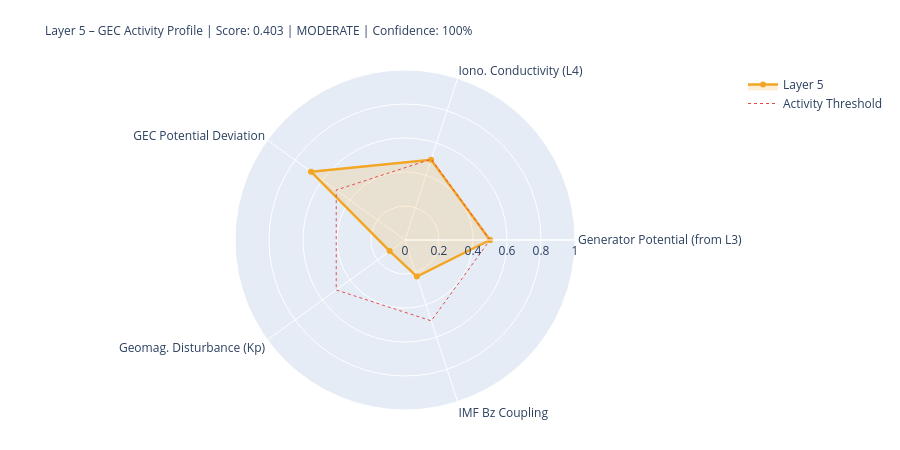

The notebook cell saved with this chart:
### Markdown cell above
---
## 5. State Assessment & Handoff to Layer 6

### Code cell
# ============================================================
# LAYER-5-SCORE
# ============================================================

# Components
# 1) Generator activity (Layer-3-driven)
gen_score = norm(generator_strength, 0.3, 2.0)
gen_src   = 'from_layer3' if l3_thunder_score is not None else 'estimated'

# 2) Ionospheric conductivity (Layer-4-driven)
iono_score = norm(iono_cond_factor, 0.7, 1.4)
iono_src   = 'from_layer4' if l4_ioniz is not None else 'estimated'

# 3) GEC potential deviation from reference
pot_score = norm(abs(delta_V_pct), 0, 30)  # 0 = at reference, 1 = 30% deviation
pot_src   = 'derived'

# 4) Geomagnetic disturbance (Kp) – modulates vertical currents
kp_score = norm(kp_val, 0, 9)
kp_src   = 'primary' if kp_now is not None else 'from_layer4'

# 5) IMF Bz coupling (southward = stronger M-I coupling → GEC influence)
bz_score = norm(-(bz_now or 0), -5, 30) if bz_now is not None else None
bz_src   = 'primary' if bz_now is not None else 'missing'

COMPONENTS = {
    'Generator Potential (from L3)':  {'score': gen_score,   'source': 'derived_from_layer3', 'dynamic': True},
    'Iono. Conductivity (L4)':      {'score': iono_score,  'source': iono_src, 'dynamic': True},
    'GEC Potential Deviation':      {'score': pot_score,   'source': pot_src,  'dynamic': True},
    'Geomag. Disturbance (Kp)':         {'score': kp_score,    'source': kp_src,   'dynamic': True},
    'IMF Bz Coupling':               {'score': bz_score,    'source': bz_src,   'dynamic': True},
}

available   = {k: v['score'] for k, v in COMPONENTS.items() if v['score'] is not None}
unavailable = [k for k, v in COMPONENTS.items() if v['score'] is None]
layer5_score = round(sum(available.values()) / len(available), 4) if available else None
confidence   = round(len(available) / len(COMPONENTS), 2)
level = ('unknown' if layer5_score is None
         else 'quiet'   if layer5_score < 0.3
         else 'moderate' if layer5_score < 0.6
         else 'active')
dominant_l5 = max(available, key=available.get) if available else 'none'

# Kp consistency: separate 1-min raw value from score value
kp_1m_raw   = kp_now          # directly from API (can be 0.0 during live measurement)
kp_for_score = kp_val          # from Layer-0 context or estimated value if needed
kp_score_src = kp_src

W = 68
print('=' * W)
print('LAYER 5 – GLOBAL ELECTRIC CIRCUIT – STATE ASSESSMENT')
print('=' * W)
for name, comp in COMPONENTS.items():
    s = comp['score']
    if s is not None:
        bar = '█' * int(s*20) + '░' * (20-int(s*20))
        print(f'  {name:<34} {bar}  {s:.3f}  [{comp["source"]}]')
    else:
        print(f'  {name:<34} {"─"*20}  n/a   [missing]')
print('-' * W)
print(f'  Score:         {layer5_score:.3f}  ({len(available)}/{len(COMPONENTS)} components)')
print(f'  Confidence:    {confidence:.0%}')
print(f'  Level:         {level.upper()}')
print(f'  Dominant:      {dominant_l5}')
print(f'  V_iono:        {V_iono_mod:.1f} kV  (Δ {delta_V_pct:+.1f}% vs. Ref)')
print(f'  I_total:       {I_total_mod:.1f} A   (Δ {delta_I_pct:+.1f}% vs. Ref)')
print('=' * W)

# Radar
cats   = list(available.keys())
vals_r = list(available.values())
if len(cats) >= 3:
    fig = go.Figure()
    fig.add_trace(go.Scatterpolar(
        r=vals_r + [vals_r[0]], theta=cats + [cats[0]],
        fill='toself', fillcolor='rgba(242,166,35,0.18)',
        line=dict(color='#F2A623', width=2.5), name='Layer 5'
    ))
    fig.add_trace(go.Scatterpolar(
        r=[0.5]*(len(cats)+1), theta=cats+[cats[0]],
        line=dict(color='#E24B4A', dash='dot', width=1),
        mode='lines', name='Activity Threshold'
    ))
    fig.update_layout(
        title=dict(
            text=f'Layer 5 – GEC Activity Profile | Score: {layer5_score:.3f} | {level.upper()} | Confidence: {confidence:.0%}',
            font=dict(size=12)
        ),
        polar=dict(radialaxis=dict(visible=True, range=[0,1])),
        height=450, showlegend=True,
        margin=dict(l=80, r=80, t=70, b=40)
    )
    fig.show()

### Figure 1 — Plotly figure (JSON) as saved in the notebook; plotly's stock layout.template omitted (floating-point values rounded to 4 significant figures)
{"data": [{"fill": "toself", "fillcolor": "rgba(242,166,35,0.18)", "line": {"color": "#F2A623", "width": 2.5}, "name": "Layer 5", "r": [0.5, 0.4963, 0.6833, 0.1111, 0.2263, 0.5], "theta": ["Generator Potential (from L3)", "Iono. Conductivity (L4)", "GEC Potential Deviation", "Geomag. Disturbance (Kp)", "IMF Bz Coupling", "Generator Potential (from L3)"], "type": "scatterpolar"}, {"line": {"color": "#E24B4A", "dash": "dot", "width": 1}, "mode": "lines", "name": "Activity Threshold", "r": [0.5, 0.5, 0.5, 0.5, 0.5, 0.5], "theta": ["Generator Potential (from L3)", "Iono. Conductivity (L4)", "GEC Potential Deviation", "Geomag. Disturbance (Kp)", "IMF Bz Coupling", "Generator Potential (from L3)"], "type": "scatterpolar"}], "layout": {"height": 450, "margin": {"b": 40, "l": 80, "r": 80, "t": 70}, "polar": {"radialaxis": {"range": [0, 1], "visible": true}}, "showlegend": true, "title": {"font": {"size": 12}, "text": "Layer 5 – GEC Activity Profile | Score: 0.403 | MODERATE | Confidence: 100%"}}}
